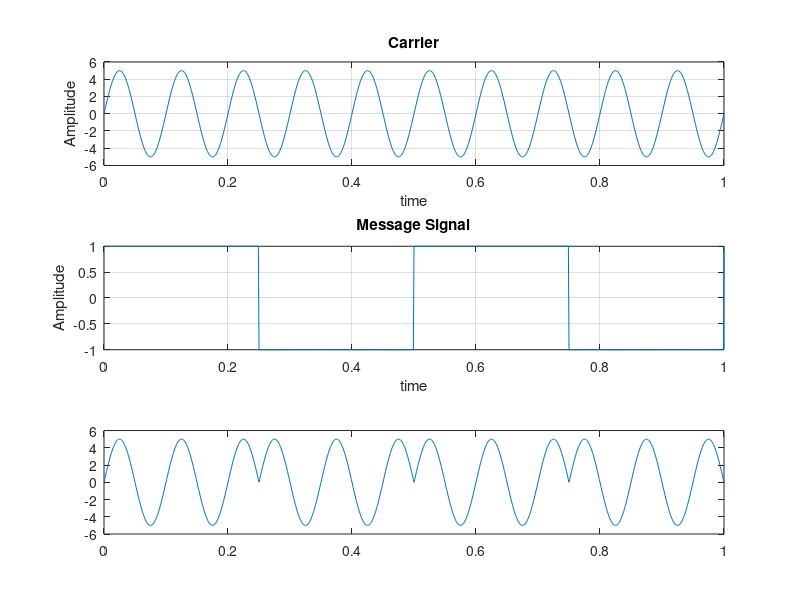

Source code (MATLAB): (Note: this script raises an error after producing the figure.)
clc
clear all
close all
A=5;
t=0:.001:1;
f1=10;
f2=2;
y=A.*sin(2*pi*f1*t);%Carrier Sine
subplot(3,1,1);
%figure
plot(t,y);
xlabel('time');
ylabel('Amplitude');
title('Carrier');
grid on;

u=square(2*pi*f2*t);%Message signal
subplot(3,1,2);
%figure
plot(t,u);
xlabel('time');
ylabel('Amplitude');
title('Message Signal');
grid on;

v=y.*u;
subplot(3,1,3);
plot(t,v)

z=2.5;
L = 2*z;%Nyquist equation

t=0.01:0.001:.05;
Pf =0.01:0.01:1;
snr_dB =-4;
snr_dB1 =0;
snr_dB2 = 2;
%-----Linear Value of SNR-----%
snr1 = 10.^(snr_dB./10);
snr2 = 10.^(snr_dB1./10);
snr3 = 10.^(snr_dB2./10);
tic;
t1=tic;
for p = 1:length(Pf)
    g = 0;
    j = 0;
    k = 0;
    l = 0;
    c = 0;
    d = 0;
    m = 0;
    n = 0;
    o = 0;
    a=0;
    b=0;
    f=0;
       
    for kk=1:68000 % No. of Monte Carlo Simulations
        %x=sin(2*pi*f*t);
        Noise1=1/sqrt(2)*(randn(1,L)+1i*randn(1,L));  % AWGN noise with mean=0 var=1
        Noise2=1/sqrt(2)*(randn(1,L)+2i*randn(1,L));
        Noise3=1/sqrt(2)*(randn(1,L)+3i*randn(1,L));
        
        %rayleigh
        h1=1/sqrt(2)*(randn(1,L)+4i*randn(1,L));
        h2=1/sqrt(2)*(randn(1,L)+5i*randn(1,L));
        h3=1/sqrt(2)*(randn(1,L)+6i*randn(1,L));
        
        K=2; %Rician fading
         mu = sqrt( K/(2*(K+1))); 
         su = sqrt( 1/(2*(K+1)));
         ri = ( su*randn(1,L) + mu ) + 1i*( su*randn(1,L) + mu );
         R = abs(ri);
         
         K=1; %Nakagami fading
         s=sqrt(1/(2*(K+1)));
         na=(s*randn(1,L)) + 1i*(s*randn(1,L));
         N=abs(na);
      
        n1=Noise1*snr1;
        n2=Noise2*snr2;
        n3=Noise3*snr3;
        
        pn1 = (std(Noise1)).^2;%Noise power 
        pn2 = (std(Noise2)).^2;
        pn3 = (std(Noise3)).^2;
       
        Signal = v(1:L);
        Rev_Sig1 = h1.*Signal + n1; %rayleigh
        Rev_Sig2 = h2.*Signal + n2;
        Rev_Sig3 = h3.*Signal + n3;
        
        Rec_Sig1 = R.*Signal + n1; %rician
        Rec_Sig2 = R.*Signal + n2;
        Rec_Sig3 = R.*Signal + n3;
        
        Recv_Sig1 = N.*Signal + n1; %nakagami
        Recv_Sig2 = N.*Signal + n2;
        Recv_Sig3 = N.*Signal + n3;
        
       
        
        
        Energy1 = abs(Rev_Sig1).^2; % Energy of received signal
        Energy2 = abs(Rev_Sig2).^2;
        Energy3 = abs(Rev_Sig3).^2;
        Energy4 = abs(Rec_Sig1).^2;
        Energy5 = abs(Rec_Sig2).^2;
        Energy6 = abs(Rec_Sig3).^2;
        Energy7 = abs(Recv_Sig1).^2;
        Energy8 = abs(Recv_Sig2).^2;
        Energy9 = abs(Recv_Sig3).^2;
        
        
        %Threshold Calculation
        Threshold(p) = gaminv(1-Pf(p),z)*2;
        
       Signal_power1(p) = sum(abs(Rev_Sig1.^2))/pn1;
       sig_power1(p) = sum(abs(Rec_Sig1.^2))/pn1;
        signal_power1(p) = sum(abs(Recv_Sig1.^2))/pn1;
        
        
        Signal_power2(p) = sum(abs(Rev_Sig2.^2))/pn2;
        sig_power2(p) = sum(abs(Rec_Sig2.^2))/pn2;
        signal_power2(p) = sum(abs(Recv_Sig2.^2))/pn2;
        
        Signal_power3(p) = sum(abs(Rev_Sig3.^2))/pn3;
        sig_power3(p) = sum(abs(Rec_Sig3.^2))/pn3;
        signal_power3(p) = sum(abs(Recv_Sig3.^2))/pn3;
        
        if(Signal_power1(p) > Threshold(p))  
            g=g+1;
        end
        if(sig_power1(p) > Threshold(p))  
            m=m+1;
        end
        if(signal_power1(p) > Threshold(p))  
            j=j+1;
        end
        
        if(Signal_power2(p) > Threshold(p))  
           k=k+1;
        end
        if(sig_power2(p) > Threshold(p))  
            n=n+1;
        end
        if(signal_power2(p) > Threshold(p))  
            l=l+1;
        end
        
        if(Signal_power3(p) > Threshold(p))  
            c=c+1;
        end
        if(sig_power3(p) > Threshold(p))  
            o=o+1;
        end
        if(signal_power3(p) > Threshold(p))  
            d=d+1;
        end
        
end
Pd1(p) = g/kk;
Pd2(p)= m/kk;
Pd3(p)= j/kk;

Pd5(p) = k/kk;
Pd6(p) = n/kk;
Pd7(p) = l/kk;

Pd9(p) = c/kk;
Pd10(p) = o/kk;
Pd11(p) = d/kk;

pm1(p)=1-Pd1(p);
pm2(p)=1-Pd2(p);
pm3(p)=1-Pd3(p);

pm5(p)=1-Pd5(p);
pm6(p)=1-Pd6(p);
pm7(p)=1-Pd7(p);

pm9(p)=1-Pd9(p);
pm10(p)=1-Pd10(p);
pm11(p)=1-Pd11(p);









end
t2=toc(t1);
t1;
t2;
figure
loglog(Pf, pm1,'-b',Pf,pm2,'--b',Pf,pm3,'->b',Pf,pm5,'-r',Pf,pm6,'--r',Pf,pm7,'->r',Pf,pm9,'-c',Pf,pm10,'--c',Pf,pm11,'->c','LineWidth', 3);
hold on
grid on
xlabel('Probability of false alarm,P_{f}','FontSize',30);
ylabel('Probability of misdetection,P_{m}','FontSize',30);
title('CROC Curve Under Rayleigh, Rician and Nakagami Channel','FontSize',30);
leg=legend('rayleigh for snr= -4dB','rician for snr = -4dB','nakagami for snr = -4dB', 'rayleigh for snr= 0dB ','rician for snr = 0dB','nakagami for snr= 0 dB', 'rayleigh for snr= 2dB','rician for snr = 2dB','nakagami for snr= 2dB');
set(leg,'FontSize',20)